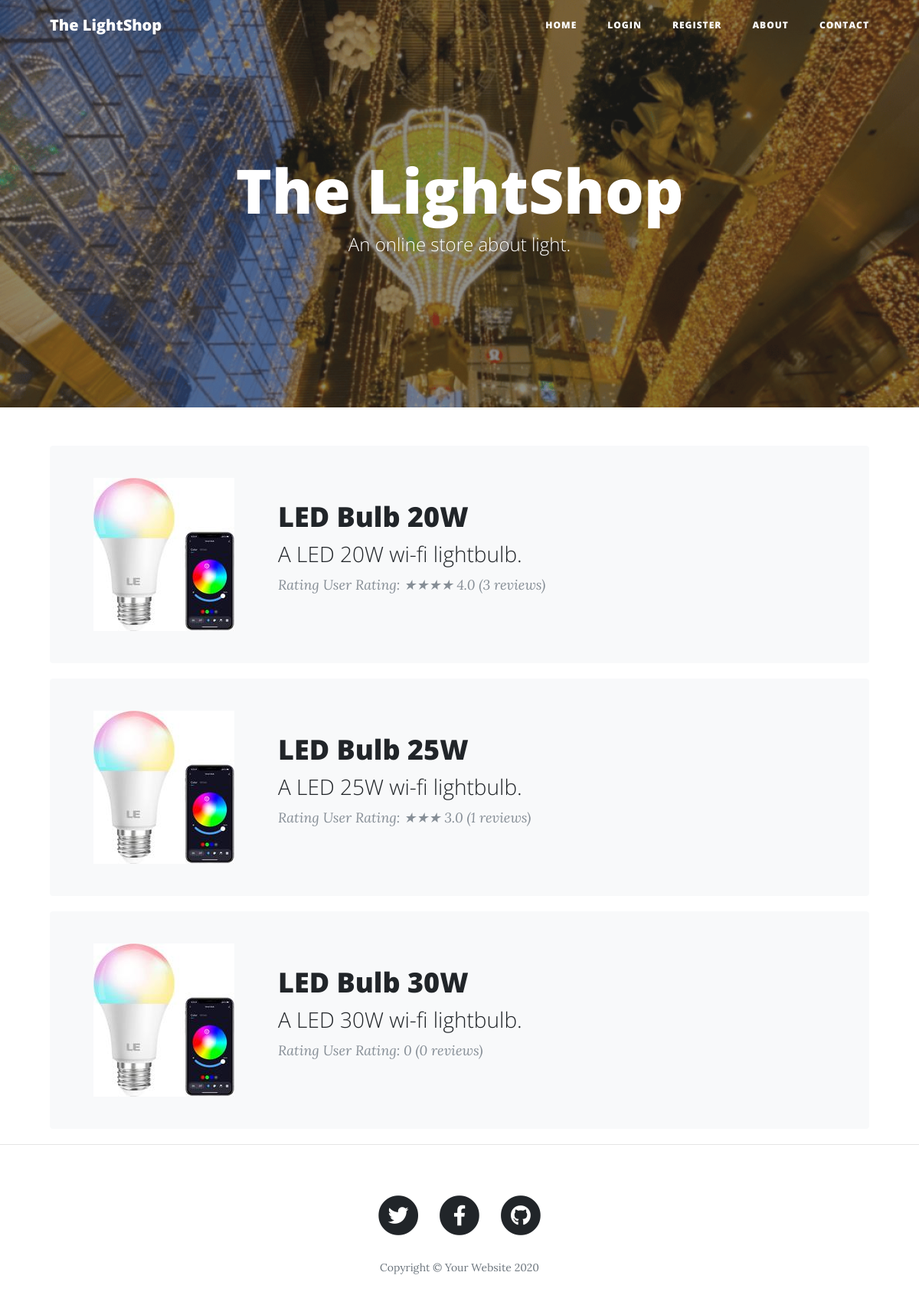
The page / on the database its author committed.
### main.py (models this page shows)
class Item(db.Model):
    __tablename__ = "item"
    id = db.Column(db.Integer, primary_key=True)
    item_code = db.Column(db.String(250), unique=True, nullable=False)
    item_name = db.Column(db.String(250), unique=True, nullable=False)
    description = db.Column(db.Text, nullable=False)
    img_icon = db.Column(db.String(500), nullable=False)
    img_lrg = db.Column(db.String(500), nullable=False)
    price = db.Column(db.Integer, nullable=False)
    price_api = db.Column(db.Integer, nullable=False)
    category = db.Column(db.String(100))
    views = db.Column(db.Integer, nullable=False)
    sold = db.Column(db.Integer, nullable=False)
    reviews = relationship("Review", back_populates="item_review")
    item_actions = relationship("ItemActions", back_populates="item_requested")
    order_history = relationship("OrderHistory", back_populates="item_requested")

### main.py (the view)
@app.route('/')
def get_all_posts():
    items = Item.query.all()
    item_rating = find_ratings(items)
    return render_template("index.html", all_items=items, item_rating=item_rating)

### main.py (called while the page is built)
def find_ratings(items):
    ratings = []
    if type(items) != list:
        item = items
        items = [item]
    for requested_item in items:
        sum_rating = 0
        comments = Review.query.filter_by(item_review=requested_item).all()
        if len(comments) > 0:
            for comment in comments:
                sum_rating += comment.rating
            rating_avg = sum_rating / len(comments)
            rounded_rating = round(sum_rating / len(comments))
            ratings.append({"rating_avg": rating_avg, "rounded_rating": rounded_rating, "reviews": len(comments)})
        else:
            ratings.append({"rating_avg": 0, "rounded_rating": 0, "reviews": 0})
    return ratings

### templates/index.html (shortened to what this page needs)
{% include "header.html" %}
  <header class="masthead" style="background-image: url('{{ url_for('static', filename='img/index_img.png')}}')">
    <div class="overlay"></div>
    <div class="container">
      <div class="row">
        <div class="col-lg-8 col-md-10 mx-auto">
          <div class="site-heading">
            <h1>The LightShop</h1>
            <span class="subheading">An online store about light.</span>
          </div>
        </div>
      </div>
    </div>
  </header>
  <div class="container mx-auto">
    {% for item in all_items %}
    <div class="row border border-light rounded bg-light" style="padding:20px; margin:20px;">
         <div class="item-image col-lg-3 border border-light rounded">
          <img src={{url_for('static',filename=item.img_icon)}} alt="Item Image" style="padding:20px;">
        </div>
        <div class="post-preview col-lg-9" style="padding:20px;">
          <a href="{{ url_for('show_item', item_id=item.id) }}">
            <h2 class="post-title">
              {{item.item_name}}
            </h2>
            <h3 class="post-subtitle">
              {% if item.description|length > 100: %}
                {{item.description[:100]}}
              {% else: %}
                {{item.description}}
              {% endif %}
            </h3>
          </a>
          <p class="post-meta">Rating
            <span class="meta">User Rating: {{item_rating[all_items.index(item)]["rounded_rating"] * "★"}} {{item_rating[all_items.index(item)]["rating_avg"]}} ({{item_rating[all_items.index(item)]["reviews"]}} reviews)</span>
            <br>
          </p>
          </div>
      </div>
        {% endfor %}
    </div>
  <hr>
{% include "footer.html" %}

### templates/header.html (shortened to what this page needs)
<!DOCTYPE html>
<html lang="en">
<head>
  <link href="{{ url_for('static', filename='vendor/bootstrap/css/bootstrap.min.css') }}" rel="stylesheet">
  <link href="{{ url_for('static', filename='vendor/fontawesome-free/css/all.min.css')}}" rel="stylesheet" type="text/css">
  <link href="{{ url_for('static', filename='css/clean-blog.min.css')}}" rel="stylesheet">
</head>
<body>
  <nav class="navbar navbar-expand-lg navbar-light fixed-top" id="mainNav">
    <div class="container">
      <a class="navbar-brand" href="{{url_for('get_all_posts')}}">The LightShop</a>
      <div class="collapse navbar-collapse" id="navbarResponsive">
        <ul class="navbar-nav ml-auto">
          <li class="nav-item">
            <a class="nav-link" href="{{ url_for('get_all_posts') }}">Home</a>
          </li>
        {% if not current_user.is_authenticated: %}
          <li class="nav-item">
            <a class="nav-link" href="{{ url_for('login') }}">Login</a>
          </li>
          <li class="nav-item">
            <a class="nav-link" href="{{ url_for('register') }}">Register</a>
          </li>
          {% endif %}
          <li class="nav-item">
            <a class="nav-link" href="{{ url_for('about') }}">About</a>
          </li>
          <li class="nav-item">
            <a class="nav-link" href="{{ url_for('contact') }}">Contact</a>
          </li>
        </ul>
      </div>
    </div>
  </nav>

### templates/footer.html (shortened to what this page needs)
  <footer>
    <div class="container">
      <div class="row">
        <div class="col-lg-8 col-md-10 mx-auto">
          <ul class="list-inline text-center">
            <li class="list-inline-item">
              <a href="#">
                <span class="fa-stack fa-lg">
                  <i class="fas fa-circle fa-stack-2x"></i>
                  <i class="fab fa-twitter fa-stack-1x fa-inverse"></i>
                </span>
              </a>
            </li>
            <li class="list-inline-item">
              <a href="#">
                <span class="fa-stack fa-lg">
                  <i class="fas fa-circle fa-stack-2x"></i>
                  <i class="fab fa-facebook-f fa-stack-1x fa-inverse"></i>
                </span>
              </a>
            </li>
            <li class="list-inline-item">
              <a href="#">
                <span class="fa-stack fa-lg">
                  <i class="fas fa-circle fa-stack-2x"></i>
                  <i class="fab fa-github fa-stack-1x fa-inverse"></i>
                </span>
              </a>
            </li>
          </ul>
          <p class="copyright text-muted">Copyright &copy; Your Website 2020</p>
        </div>
      </div>
    </div>
  </footer>
</body>
</html>

### rows shown on the page
Item: img_icon (picture), item_name "LED Bulb 20W", description "A LED 20W wi-fi lightbulb.", item_rating "★★★★", item_rating "4.0", item_rating "3"
Item: img_icon (picture), item_name "LED Bulb 25W", description "A LED 25W wi-fi lightbulb.", item_rating "★★★", item_rating "3.0", item_rating "1"
Item: img_icon (picture), item_name "LED Bulb 30W", description "A LED 30W wi-fi lightbulb.", item_rating "0"
